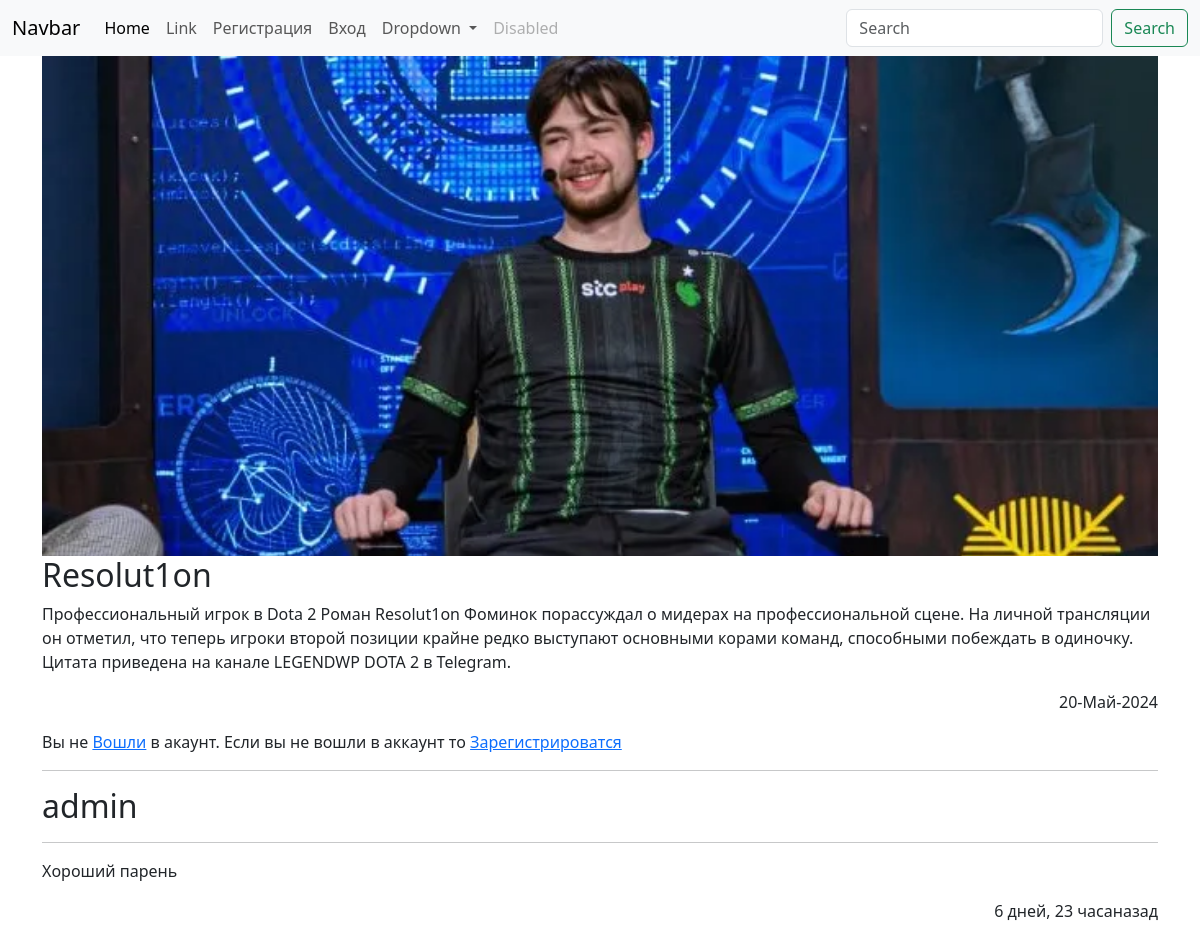
/posts/Resolut1on, run on the app's committed database.
### blog/models.py (models this page shows, shortened)
class Post(models.Model):
    title = models.CharField('Zagolovok', max_length=255)
    text = models.TextField('Tekst Novosti')
    image = models.ImageField("Kartinka Posta", upload_to='post_img/')
    feature = models.BooleanField('v slaydere', default=False)
    category = models.ForeignKey('Category', on_delete=models.CASCADE, null=True)
    slug = models.SlugField('Ssilka', unique=True)
    created_at = models.DateTimeField('Data sozdaniya posta', default=timezone.now)
    class Meta:
        verbose_name = 'Novost'
        verbose_name_plural = "Novosti"

class Comment(models.Model):
    post = models.ForeignKey(Post, on_delete=models.CASCADE)
    author = models.ForeignKey(User, on_delete=models.CASCADE)
    date = models.DateTimeField(default = timezone.now)
    text = models.TextField()
    class Meta:
        verbose_name = 'Komentariy'
        verbose_name_plural = 'Komentarii'

### blog/views.py (the view)
# urls.py: path('posts/<slug:slug>', views.post_detail, name='post_detail_url'),
def post_detail(request, slug):
    post = Post.objects.get(slug__exact=slug)
    return render (request, 'post_detail.html', {'post':post})

### blog/templates/post_detail.html (shortened to what this page needs)
{% extends 'base.html' %}
{% block content %}
<div class="container">
    <div class="img">
        <img src="{{post.image.url}}" alt="">
    </div>
    <div class="text">
        <h2>{{post.title}}</h2>
        <p>{{post.text}}</p>
        <p class="text-end">{{post.created_at|date:'d-F-Y'}}</p>
    </div>
    <div class="comment">
        {% if not user.is_authenticated %}
        <p>Вы не <a href="{% url 'login_url'%}">Вошли</a> в акаунт.
        Если вы не вошли в аккаунт то  <a href="{% url 'register' %}">Зарегистрироватся</a></p>
        {% else %}
        <form method="POST" action="{% url 'comment' post.slug %}">
            {% csrf_token %}
            <textarea name="comment" placeholder="Vash komentariy..." id="" class="form_control" ></textarea>
            <button class="btn btn-primary">Отправить</button>
        </form>
        {% endif %}
        <hr>
        {% for comment in post.comment_set.all%}
        <div class="single_comment">
            <h2>{{comment.author.username}}</h2>
            <hr>
            <p>{{comment.text}}</p>
            <p class="text-end">{{comment.date|timesince}}назад</p>
        </div>
        {% empty %}
        <p class="text-center">Коментариев нет</p>
        {% endfor %}
    </div>
</div>
{% endblock %}

### blog/static/css/style.css (style rules this page uses)
.img { height: 500px; width: 100%; }
.img img { height: 100%; width: 100%; object-fit: cover; }

### data on the page
Post: image (picture), title "Resolut1on", text "Профессиональный игрок в Dota 2 Роман Resolut1on Фоминок порассуждал о мидерах на профессиональной сцене. На личной трансляции он отметил, что теперь игроки второй позиции крайне редко выступают основными корами команд, способными побеждать в одиночку. Цитата приведена на канале LEGENDWP DOTA 2 в Telegram.", created_at "20-Май-2024"
Comment: author.username "admin", text "Хороший парень", date "6 дней, 23 часа"
